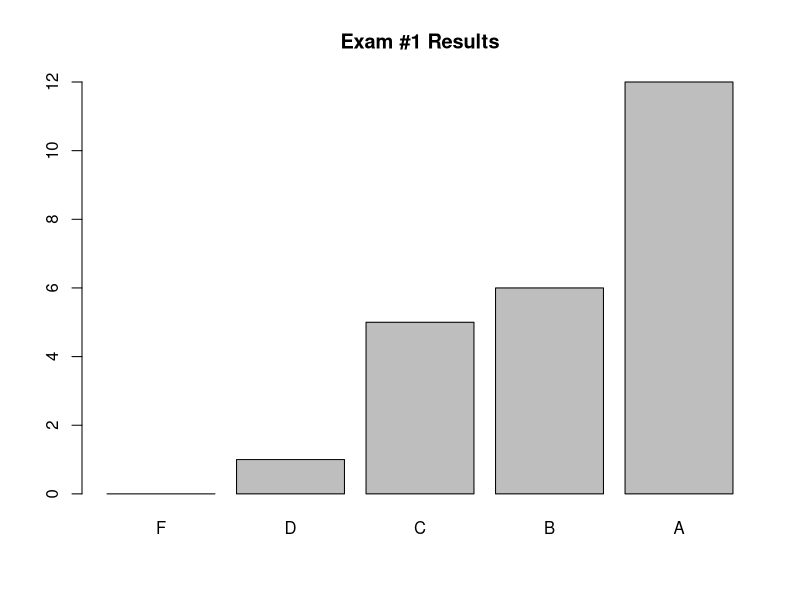

This figure's R source: (Note: this script raises an error after producing the figure.)
## ---- chunk 1
points <- c(10, 5, 15, 5, 5, 5, 15, 15, 15, 15, 5)
g <- data.frame(q1a   = points[1]  - c(3,  5, 0,  5, 0,  0,  8, 7, 8, 2, 8,  7, 2, 5, 4, 8, 5,  5, 7, 0, 0, 10, 3,  8),
                q1b   = points[2]  - c(0,  0, 0,  0, 0,  0,  1, 7, 0, 0, 0,  0, 1, 0, 0, 0, 0,  0, 0, 0, 0,  5, 0,  0),
                q2    = points[3]  - c(4,  0, 3,  0, 5,  7, 10, 0, 3, 5, 5,  4, 2, 5, 2, 5, 5,  5, 0, 1, 2, 15, 5,  2),
                q3a   = points[4]  - c(0,  0, 3,  0, 0,  0,  3, 0, 0, 0, 0,  0, 2, 0, 2, 0, 3,  0, 0, 0, 0,  1, 1,  0),
                q3b   = points[5]  - c(0,  0, 3,  0, 0,  0,  3, 0, 0, 0, 0,  0, 0, 0, 1, 0, 0,  0, 0, 0, 0,  1, 3,  0),
                q3c   = points[6]  - c(0,  0, 4,  0, 0,  0,  0, 0, 0, 0, 0,  0, 2, 0, 0, 0, 0,  0, 0, 0, 0,  1, 0,  0),
                q4    = points[7]  - c(0,  0, 0,  0, 2,  0,  0, 0, 0, 0, 0,  0, 0, 0, 0, 0, 0,  2, 0, 0, 0,  0, 0,  0),
                q5    = points[8]  - c(2,  0, 7,  0, 0, 10,  7, 0, 3, 0, 0,  7, 0, 0, 0, 7, 7, 15, 0, 7, 3,  0, 0,  0),
                q6    = points[9]  - c(0,  0, 0,  0, 0,  0,  0, 1, 0, 0, 0,  0, 0, 0, 0, 0, 0,  0, 0, 0, 0,  0, 0,  0),
                q7a   = points[10] - c(0, 14, 5, 15, 7, 12,  1, 5, 1, 5, 7, 14, 5, 5, 0, 9, 3,  5, 0, 2, 3,  7, 3,  0),
                bonus =              c(5,  0, 0,  0, 0,  0,  5, 4, 4, 5, 0,  0, 4, 0, 5, 2, 4,  2, 2, 5, 2,  0, 0,  5))
g$grades <- rowSums(g)
summary(g$grades)

g$lgrades <- ifelse (g$grades<60, 'F', ifelse (g$grades<70, 'D', ifelse (g$grades<80, 'C', ifelse (g$grades<90, 'B', 'A'))))
g$lgrades <- factor(g$lgrades, c('F', 'D', 'C', 'B', 'A'))
barplot(table(g$lgrades))
title('Exam #1 Results')
## ---- chunk 2
g2 <- data.frame(question = c(rep('q1a',   length(g$q1a)),
                              rep('q1b',   length(g$q1b)),
                              rep('q2',    length(g$q2)),
                              rep('q3a',   length(g$q3a)),
                              rep('q3b',   length(g$q3b)),
                              rep('q3c',   length(g$q3c)),
                              rep('q4',    length(g$q4)),
                              rep('q5',    length(g$q5)),
                              rep('q6',    length(g$q6)),
                              rep('q7a',   length(g$q7a)),
                              rep('bonus', length(g$bonus))),
                 score = 100*c(g$q1a/points[1], g$q1b/points[2], 
                               g$q2/points[3], g$q3a/points[4], g$q3b/points[5], g$q3c/points[6], 
                               g$q4/points[7], g$q5/points[8], 
                               g$q6/points[9], 
                               g$q7a/points[10],
                               g$bonus/points[11]))
plot(g2$question, g2$score, ylim=c(0,100))
title('Individual Question Results')
